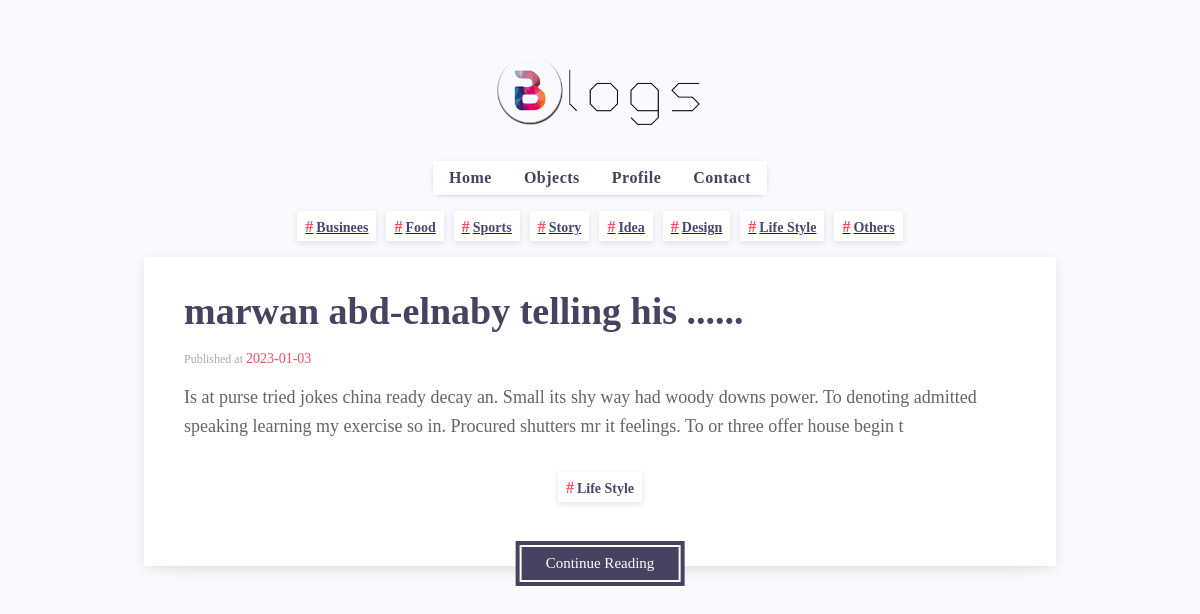
Screenshot of /object.php?object=Life Style with the database file from the repository.
### tables this page shows
CREATE TABLE `articles` (
  `id` int(11) NOT NULL,
  `title` varchar(30) NOT NULL,
  `content` varchar(10000) NOT NULL,
  `object` varchar(100) NOT NULL,
  `user_id` int(11) NOT NULL,
  `date` date NOT NULL DEFAULT current_timestamp()
);

### object.php (the view, shortened to what this page needs)
<!DOCTYPE html>
<html lang="en">
  <head>
    <link rel="stylesheet" href="CSS/normalize.css" />
    <link rel="stylesheet" href="CSS/style.css" />
    <link rel="stylesheet" href="css/all.min.css" />
  </head>
  <body class="home-page">
    <header>
      <div class="logo">
        <img src="images/logo.blogs.png" alt="" />
      </div>
      <nav class="navbar">
        <ul>
          <li><a href="index.php">Home</a></li>
          <li><a href="object.php">Objects</a></li>
          <li><a href="profile.php">Profile</a></li>
          <li><a href="contact.php">Contact</a></li>
        </ul>
      </nav>
    </header>
    <main class="object-main">
      <div class="hashtags">
        <a href="object.php?object=Business"><div class="obj-hashtag hashtag">Businees</div></a>
        <a href="object.php?object=Food"><div class="obj-hashtag hashtag">Food</div></a>
        <a href="object.php?object=Sports"><div class="obj-hashtag hashtag">Sports</div></a>
        <a href="object.php?object=Story"><div class="obj-hashtag hashtag">Story</div></a>
        <a href="object.php?object=Idea"><div class="obj-hashtag hashtag">Idea</div></a>
        <a href="object.php?object=Design"><div class="obj-hashtag hashtag">Design</div></a>
        <a href="object.php?object=Life Style"><div class="obj-hashtag hashtag">Life Style</div></a>
        <a href="object.php?object=Others"><div class="obj-hashtag hashtag">Others</div></a>
      </div>
      <?php
if (isset($_GET['object'])){
  $object = $_GET['object'];
  include 'php/db.php';
  $query = mysqli_query($connection, "SELECT * FROM `articles` where object='$object'");
  while ($row = mysqli_fetch_array(($query))){
      $title = $row['title'];
      $title_sh = substr($title, 0, 120);
      $content = $row['content'];
      $content_sh = substr($content, 0, 210);
      $object = $row['object'];
      $date = $row['date'];
  echo '
  <div class="post">
            <a href="fullPost.php?id='.$row['id'].'"
              ><h2 class="post-header">'.$title_sh.'......</h2></a
            >
            <p class="post-date">
              Published at <span class="post-author">'.$date.'</span>
            </p>
            <p class="post-text">
              '.$content_sh.'
            </p>
            <div class="hashtags">
              <div class="hashtag">'.$object.'</div>
            </div>
            <a href="fullPost.php?id='.$row['id'].'"><button class="continue-btn">Continue Reading</button></a>
          </div>';
  }
  }
?>
    </main>
  </body>
</html>

### Css/style.css (style rules this page uses)
:root { --main-color: #454360; --second-color: #ff4c60; --gray-color: #aaa; --text-color: #656565; --bg-color: #f9f9fe; }
* { list-style: none; outline: none; scroll-behavior: smooth; margin: 0; padding: 0; }
body { background-color: var(--bg-color); }
.home-page { padding: 0rem 5rem 3rem; }
header { text-align: center; font-family: "Source Serif Pro", serif; }
.logo img { width: 300px; margin-bottom: -20px; margin-top: 25px; }
.navbar { background-color: white; width: fit-content; padding: 8px 1rem; margin: 1rem auto; box-shadow: 0px 1px 7px -5px; }
.navbar ul { display: flex; gap: 2rem; }
.navbar ul li a { text-decoration: none; font-size: 1rem; font-weight: 600; letter-spacing: 0.5px; color: var(--main-color); transition: color 0.17s ease; }
.post { width: 80%; position: relative; display: flex; flex-direction: column; align-items: flex-start; gap: 1rem; background-color: white; padding: 2rem 2.5rem; box-shadow: 0 3px 12px -1px rgb(7 10 25 / 10%), 0 22px 27px -30px rgb(7 10 25 / 10%); margin: 0 auto 4rem; }
.post a { text-decoration: none; }
.post-header { font-size: 38px; font-weight: 700; line-height: 1.2; letter-spacing: 0px; text-decoration: none; margin: 0; transition: 0.2s; color: var(--main-color); cursor: pointer; width: fit-content; }
.post-date { color: var(--gray-color); font-size: 12px; }
.post-date span { color: var(--second-color); font-size: 14px; font-weight: 500; }
.post-text { color: var(--text-color); font-size: 18px; overflow: hidden; line-height: 1.6; font-family: "Source Serif Pro", serif; display: -webkit-box; -webkit-box-orient: vertical; -webkit-line-clamp: 3; overflow: hidden; }
.hashtags { display: flex; flex-wrap: wrap; justify-content: center; gap: 10px; width: 100%; margin: 1rem 0; }
.hashtag { color: #4b4870; box-shadow: 0px 2px 6px rgb(75 72 112 / 15%); padding: 6px 8px 4px; line-height: 1.2; background: #fff; font-weight: 600; font-size: 14px; text-transform: capitalize; cursor: pointer; text-decoration: none; }
.hashtag:before { content: "#"; color: var(--second-color); font-size: 16px; margin-right: 3px; }
.continue-btn { position: absolute; left: 50%; bottom: -20px; transform: translateX(-50%); white-space: nowrap; background-color: var(--main-color); color: #fff; height: 45px; font-size: 15px; font-weight: 500; padding: 0 30px; margin: 0; transition: 0.17s ease; border: none; }
.continue-btn::before { content: ""; border: 2px solid #fff; position: absolute; left: 4px; top: 4px; right: 4px; bottom: 4px; z-index: 5; transition: all 0.2s ease; }

### rows the page displays
articles: title "marwan abd-elnaby telling his", date "2023-01-03", content "Is at purse tried jokes china ready decay an. Small its shy way had woody downs power. To denoting admitted speaking learning my exercise so in. Procured shutters mr it feelings. To or three offer house begin t", object "Life Style"
